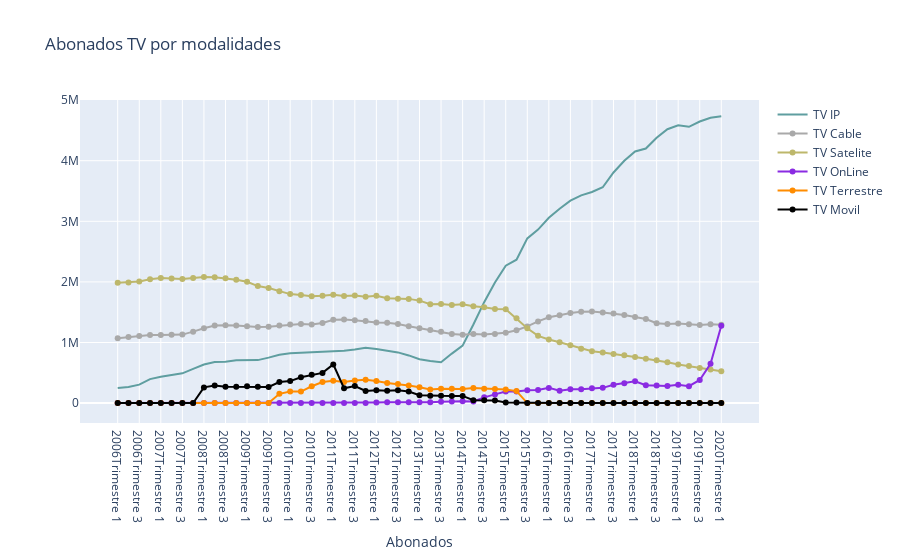

The code cell stored with this chart in its notebook:
### Code cell
import plotly.graph_objs as go

trace1 = go.Scatter(
                    x = df_abonadosTV["Año"],
                    y = df_abonadosTV['Televisión IP'],
                    name = 'TV IP',
                    mode= 'lines',
                    marker = dict(color = 'cadetblue'),
                    text = df_abonadosTV)
trace2 = go.Scatter(
                    x = df_abonadosTV["Año"],
                    y = df_abonadosTV['Televisión por cable'],
                    name = 'TV Cable',
                    mode= 'lines+markers',
                    marker = dict(color = 'darkgrey'),
                    text = df_abonadosTV)

trace3 = go.Scatter(
                    x = df_abonadosTV["Año"],
                    y = df_abonadosTV['Televisión satélite'],
                    name = 'TV Satelite',
                    mode= 'lines+markers',
                    marker = dict(color = 'darkkhaki'),
                    text = df_abonadosTV)

trace4 = go.Scatter(
                    x = df_abonadosTV["Año"],
                    y = df_abonadosTV['Televisión online'],
                    name = 'TV OnLine',
                    mode= 'lines+markers',
                    marker = dict(color = 'blueviolet'),
                    text = df_abonadosTV)
trace5 = go.Scatter(
                    x = df_abonadosTV["Año"],
                    y = df_abonadosTV['Televisión terrestre'],
                    name = 'TV Terrestre',
                    mode= 'lines+markers',
                    marker = dict(color = 'darkorange'),
                    text = df_abonadosTV)
trace6 = go.Scatter(
                    x = df_abonadosTV["Año"],
                    y = df_abonadosTV['TV móvil'],
                    name = 'TV Movil',
                    mode= 'lines+markers',
                    marker = dict(color = 'black'),
                    text = df_abonadosTV)
data = [trace1, trace2, trace3, trace4, trace5, trace6]

layout = dict(title = "Abonados TV por modalidades",
             xaxis= dict(title= 'Abonados',ticklen= 5)
           )

fig = go.Figure(data = data, layout=layout)

iplot(fig)

### Figure 1 — Plotly figure (JSON) as saved in the notebook; plotly's stock layout.template omitted (floating-point values rounded to 4 significant figures; data arrays with more than 128 entries replaced by an {"elided": "..."} marker saying what was removed)
{"data": [{"marker": {"color": "cadetblue"}, "mode": "lines", "name": "TV IP", "text": {"elided": "57x8 mixed values"}, "type": "scatter", "x": ["2006Trimestre 1", "2006Trimestre 2", "2006Trimestre 3", "2006Trimestre 4", "2007Trimestre 1", "2007Trimestre 2", "2007Trimestre 3", "2007Trimestre 4", "2008Trimestre 1", "2008Trimestre 2", "2008Trimestre 3", "2008Trimestre 4", "2009Trimestre 1", "2009Trimestre 2", "2009Trimestre 3", "2009Trimestre 4", "2010Trimestre 1", "2010Trimestre 2", "2010Trimestre 3", "2010Trimestre 4", "2011Trimestre 1", "2011Trimestre 2", "2011Trimestre 3", "2011Trimestre 4", "2012Trimestre 1", "2012Trimestre 2", "2012Trimestre 3", "2012Trimestre 4", "2013Trimestre 1", "2013Trimestre 2", "2013Trimestre 3", "2013Trimestre 4", "2014Trimestre 1", "2014Trimestre 2", "2014Trimestre 3", "2014Trimestre 4", "2015Trimestre 1", "2015Trimestre 2", "2015Trimestre 3", "2015Trimestre 4", "2016Trimestre 1", "2016Trimestre 2", "2016Trimestre 3", "2016Trimestre 4", "2017Trimestre 1", "2017Trimestre 2", "2017Trimestre 3", "2017Trimestre 4", "2018Trimestre 1", "2018Trimestre 2", "2018Trimestre 3", "2018Trimestre 4", "2019Trimestre 1", "2019Trimestre 2", "2019Trimestre 3", "2019Trimestre 4", "2020Trimestre 1"], "y": [247789, 265193, 304087, 395855, 435472, 468940, 490755, 565006, 636140, 676348, 683633, 708167, 711833, 709153, 750080, 798642, 823142, 831043, 843176, 854466, 866360, 864130, 883732, 913148, 891217, 869127, 836416, 786586, 724953, 695820, 673482, 817154, 947748, 1296592, 1665765, 1990972, 2268318, 2366186, 2717924, 2862936, 3057664, 3205999, 3340426, 3428730, 3483020, 3561218, 3805095, 3998087, 4153029, 4201210, 4378861, 4519800, 4585861, 4559549, 4646879, 4708797, 4735044]}, {"marker": {"color": "darkgrey"}, "mode": "lines+markers", "name": "TV Cable", "text": {"elided": "57x8 mixed values"}, "type": "scatter", "x": ["2006Trimestre 1", "2006Trimestre 2", "2006Trimestre 3", "2006Trimestre 4", "2007Trimestre 1", "2007Trimestre 2", "2007Trimestre 3", "2007Trimestre 4", "2008Trimestre 1", "2008Trimestre 2", "2008Trimestre 3", "2008Trimestre 4", "2009Trimestre 1", "2009Trimestre 2", "2009Trimestre 3", "2009Trimestre 4", "2010Trimestre 1", "2010Trimestre 2", "2010Trimestre 3", "2010Trimestre 4", "2011Trimestre 1", "2011Trimestre 2", "2011Trimestre 3", "2011Trimestre 4", "2012Trimestre 1", "2012Trimestre 2", "2012Trimestre 3", "2012Trimestre 4", "2013Trimestre 1", "2013Trimestre 2", "2013Trimestre 3", "2013Trimestre 4", "2014Trimestre 1", "2014Trimestre 2", "2014Trimestre 3", "2014Trimestre 4", "2015Trimestre 1", "2015Trimestre 2", "2015Trimestre 3", "2015Trimestre 4", "2016Trimestre 1", "2016Trimestre 2", "2016Trimestre 3", "2016Trimestre 4", "2017Trimestre 1", "2017Trimestre 2", "2017Trimestre 3", "2017Trimestre 4", "2018Trimestre 1", "2018Trimestre 2", "2018Trimestre 3", "2018Trimestre 4", "2019Trimestre 1", "2019Trimestre 2", "2019Trimestre 3", "2019Trimestre 4", "2020Trimestre 1"], "y": [1070742, 1090271, 1107013, 1122221, 1123228, 1126846, 1130232, 1179375, 1236093, 1279447, 1286654, 1278807, 1269121, 1257106, 1261353, 1280006, 1298334, 1306177, 1295205, 1321450, 1376364, 1379458, 1368829, 1353074, 1329432, 1326549, 1306861, 1266625, 1236858, 1206535, 1176382, 1142015, 1128605, 1141636, 1131062, 1141008, 1161639, 1201310, 1265372, 1347421, 1415778, 1449928, 1486138, 1509010, 1511582, 1494779, 1477410, 1454556, 1421813, 1388246, 1318152, 1304012, 1311775, 1302124, 1289633, 1300403, 1292696]}, {"marker": {"color": "darkkhaki"}, "mode": "lines+markers", "name": "TV Satelite", "text": {"elided": "57x8 mixed values"}, "type": "scatter", "x": ["2006Trimestre 1", "2006Trimestre 2", "2006Trimestre 3", "2006Trimestre 4", "2007Trimestre 1", "2007Trimestre 2", "2007Trimestre 3", "2007Trimestre 4", "2008Trimestre 1", "2008Trimestre 2", "2008Trimestre 3", "2008Trimestre 4", "2009Trimestre 1", "2009Trimestre 2", "2009Trimestre 3", "2009Trimestre 4", "2010Trimestre 1", "2010Trimestre 2", "2010Trimestre 3", "2010Trimestre 4", "2011Trimestre 1", "2011Trimestre 2", "2011Trimestre 3", "2011Trimestre 4", "2012Trimestre 1", "2012Trimestre 2", "2012Trimestre 3", "2012Trimestre 4", "2013Trimestre 1", "2013Trimestre 2", "2013Trimestre 3", "2013Trimestre 4", "2014Trimestre 1", "2014Trimestre 2", "2014Trimestre 3", "2014Trimestre 4", "2015Trimestre 1", "2015Trimestre 2", "2015Trimestre 3", "2015Trimestre 4", "2016Trimestre 1", "2016Trimestre 2", "2016Trimestre 3", "2016Trimestre 4", "2017Trimestre 1", "2017Trimestre 2", "2017Trimestre 3", "2017Trimestre 4", "2018Trimestre 1", "2018Trimestre 2", "2018Trimestre 3", "2018Trimestre 4", "2019Trimestre 1", "2019Trimestre 2", "2019Trimestre 3", "2019Trimestre 4", "2020Trimestre 1"], "y": [1985000, 1990000, 2006000, 2044000, 2065000, 2056002, 2046000, 2065000, 2080000, 2078000, 2061000, 2034865, 2001295, 1930793, 1899216, 1845805, 1798845, 1784843, 1764055, 1772856, 1785905, 1767275, 1774315, 1756185, 1771236, 1731140, 1723530, 1719811, 1691281, 1631692, 1633527, 1620632, 1631607, 1597311, 1580313, 1553010, 1549511, 1399532, 1233829, 1109908, 1050703, 1005337, 952579, 897888, 857315, 833145, 811144, 788971, 761933, 732358, 705674, 673977, 638334, 612293, 580274, 554232, 524565]}, {"marker": {"color": "blueviolet"}, "mode": "lines+markers", "name": "TV OnLine", "text": {"elided": "57x8 mixed values"}, "type": "scatter", "x": ["2006Trimestre 1", "2006Trimestre 2", "2006Trimestre 3", "2006Trimestre 4", "2007Trimestre 1", "2007Trimestre 2", "2007Trimestre 3", "2007Trimestre 4", "2008Trimestre 1", "2008Trimestre 2", "2008Trimestre 3", "2008Trimestre 4", "2009Trimestre 1", "2009Trimestre 2", "2009Trimestre 3", "2009Trimestre 4", "2010Trimestre 1", "2010Trimestre 2", "2010Trimestre 3", "2010Trimestre 4", "2011Trimestre 1", "2011Trimestre 2", "2011Trimestre 3", "2011Trimestre 4", "2012Trimestre 1", "2012Trimestre 2", "2012Trimestre 3", "2012Trimestre 4", "2013Trimestre 1", "2013Trimestre 2", "2013Trimestre 3", "2013Trimestre 4", "2014Trimestre 1", "2014Trimestre 2", "2014Trimestre 3", "2014Trimestre 4", "2015Trimestre 1", "2015Trimestre 2", "2015Trimestre 3", "2015Trimestre 4", "2016Trimestre 1", "2016Trimestre 2", "2016Trimestre 3", "2016Trimestre 4", "2017Trimestre 1", "2017Trimestre 2", "2017Trimestre 3", "2017Trimestre 4", "2018Trimestre 1", "2018Trimestre 2", "2018Trimestre 3", "2018Trimestre 4", "2019Trimestre 1", "2019Trimestre 2", "2019Trimestre 3", "2019Trimestre 4", "2020Trimestre 1"], "y": [0, 0, 0, 0, 0, 0, 0, 0, 0, 0, 0, 0, 0, 0, 0, 0, 0, 0, 0, 0, 0, 0, 0, 0, 11581, 13745, 12720, 13833, 13654, 14480, 21952, 28399, 29779, 26664, 94532, 143575, 192809, 191744, 213762, 215148, 251139, 205539, 227183, 226736, 243162, 251531, 301302, 327613, 361254, 294885, 290142, 282479, 302902, 279810, 381813, 648035, 1276168]}, {"marker": {"color": "darkorange"}, "mode": "lines+markers", "name": "TV Terrestre", "text": {"elided": "57x8 mixed values"}, "type": "scatter", "x": ["2006Trimestre 1", "2006Trimestre 2", "2006Trimestre 3", "2006Trimestre 4", "2007Trimestre 1", "2007Trimestre 2", "2007Trimestre 3", "2007Trimestre 4", "2008Trimestre 1", "2008Trimestre 2", "2008Trimestre 3", "2008Trimestre 4", "2009Trimestre 1", "2009Trimestre 2", "2009Trimestre 3", "2009Trimestre 4", "2010Trimestre 1", "2010Trimestre 2", "2010Trimestre 3", "2010Trimestre 4", "2011Trimestre 1", "2011Trimestre 2", "2011Trimestre 3", "2011Trimestre 4", "2012Trimestre 1", "2012Trimestre 2", "2012Trimestre 3", "2012Trimestre 4", "2013Trimestre 1", "2013Trimestre 2", "2013Trimestre 3", "2013Trimestre 4", "2014Trimestre 1", "2014Trimestre 2", "2014Trimestre 3", "2014Trimestre 4", "2015Trimestre 1", "2015Trimestre 2", "2015Trimestre 3", "2015Trimestre 4", "2016Trimestre 1", "2016Trimestre 2", "2016Trimestre 3", "2016Trimestre 4", "2017Trimestre 1", "2017Trimestre 2", "2017Trimestre 3", "2017Trimestre 4", "2018Trimestre 1", "2018Trimestre 2", "2018Trimestre 3", "2018Trimestre 4", "2019Trimestre 1", "2019Trimestre 2", "2019Trimestre 3", "2019Trimestre 4", "2020Trimestre 1"], "y": [0, 0, 0, 0, 0, 0, 0, 0, 0, 0, 0, 0, 0, 0, 0, 153151, 190499, 190378, 277600, 347662, 366812, 349719, 373828, 383403, 366383, 333246, 315732, 290246, 260098, 223090, 234795, 237178, 232084, 247153, 237900, 231406, 225177, 198411, 0, 0, 0, 0, 0, 0, 0, 0, 0, 0, 0, 0, 0, 0, 0, 0, 0, 0, 0]}, {"marker": {"color": "black"}, "mode": "lines+markers", "name": "TV Movil", "text": {"elided": "57x8 mixed values"}, "type": "scatter", "x": ["2006Trimestre 1", "2006Trimestre 2", "2006Trimestre 3", "2006Trimestre 4", "2007Trimestre 1", "2007Trimestre 2", "2007Trimestre 3", "2007Trimestre 4", "2008Trimestre 1", "2008Trimestre 2", "2008Trimestre 3", "2008Trimestre 4", "2009Trimestre 1", "2009Trimestre 2", "2009Trimestre 3", "2009Trimestre 4", "2010Trimestre 1", "2010Trimestre 2", "2010Trimestre 3", "2010Trimestre 4", "2011Trimestre 1", "2011Trimestre 2", "2011Trimestre 3", "2011Trimestre 4", "2012Trimestre 1", "2012Trimestre 2", "2012Trimestre 3", "2012Trimestre 4", "2013Trimestre 1", "2013Trimestre 2", "2013Trimestre 3", "2013Trimestre 4", "2014Trimestre 1", "2014Trimestre 2", "2014Trimestre 3", "2014Trimestre 4", "2015Trimestre 1", "2015Trimestre 2", "2015Trimestre 3", "2015Trimestre 4", "2016Trimestre 1", "2016Trimestre 2", "2016Trimestre 3", "2016Trimestre 4", "2017Trimestre 1", "2017Trimestre 2", "2017Trimestre 3", "2017Trimestre 4", "2018Trimestre 1", "2018Trimestre 2", "2018Trimestre 3", "2018Trimestre 4", "2019Trimestre 1", "2019Trimestre 2", "2019Trimestre 3", "2019Trimestre 4", "2020Trimestre 1"], "y": [0, 0, 0, 0, 0, 0, 0, 0, 259376, 291374, 271819, 269919, 277393, 269342, 265399, 346528, 362990, 425757, 466253, 498530, 638340, 244900, 280488, 200913, 210226, 202795, 212261, 189800, 130437, 120971, 119501, 117957, 118474, 49028, 48465, 42925, 9506, 10091, 0, 0, 0, 0, 0, 0, 0, 0, 0, 0, 0, 0, 0, 0, 0, 0, 0, 0, 0]}], "layout": {"title": {"text": "Abonados TV por modalidades"}, "xaxis": {"ticklen": 5, "title": {"text": "Abonados"}}}}
